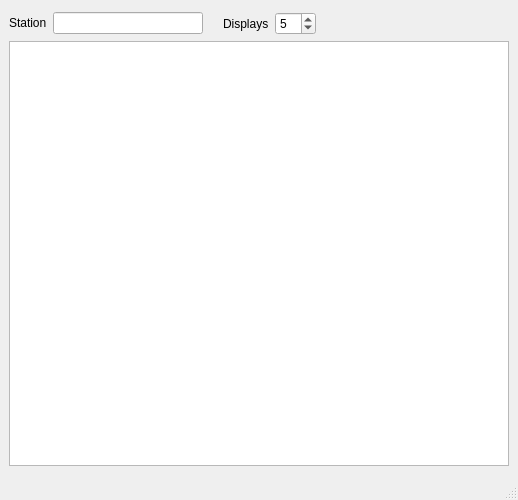
<?xml version="1.0" encoding="UTF-8"?>
<ui version="4.0">
 <class>MainWindow</class>
 <widget class="QMainWindow" name="MainWindow">
  <property name="geometry">
   <rect>
    <x>0</x>
    <y>0</y>
    <width>518</width>
    <height>500</height>
   </rect>
  </property>
  <property name="minimumSize">
   <size>
    <width>394</width>
    <height>500</height>
   </size>
  </property>
  <property name="windowTitle">
   <string>MainWindow</string>
  </property>
  <widget class="QWidget" name="mainWidget">
   <layout class="QVBoxLayout" name="verticalLayout">
    <property name="topMargin">
     <number>12</number>
    </property>
    <property name="bottomMargin">
     <number>12</number>
    </property>
    <item>
     <widget class="QWidget" name="settingsCluster" native="true">
      <property name="sizePolicy">
       <sizepolicy hsizetype="Maximum" vsizetype="Fixed">
        <horstretch>0</horstretch>
        <verstretch>0</verstretch>
       </sizepolicy>
      </property>
      <property name="layoutDirection">
       <enum>Qt::LayoutDirection::LeftToRight</enum>
      </property>
      <layout class="QHBoxLayout" name="horizontalLayout">
       <property name="spacing">
        <number>20</number>
       </property>
       <property name="leftMargin">
        <number>0</number>
       </property>
       <property name="topMargin">
        <number>0</number>
       </property>
       <property name="rightMargin">
        <number>0</number>
       </property>
       <property name="bottomMargin">
        <number>0</number>
       </property>
       <item>
        <widget class="QWidget" name="crsCluster" native="true">
         <property name="sizePolicy">
          <sizepolicy hsizetype="Minimum" vsizetype="Maximum">
           <horstretch>0</horstretch>
           <verstretch>0</verstretch>
          </sizepolicy>
         </property>
         <layout class="QHBoxLayout" name="horizontalLayout_4">
          <property name="leftMargin">
           <number>0</number>
          </property>
          <property name="topMargin">
           <number>0</number>
          </property>
          <property name="rightMargin">
           <number>0</number>
          </property>
          <property name="bottomMargin">
           <number>0</number>
          </property>
          <item>
           <widget class="QLabel" name="crsClusterLabel">
            <property name="sizePolicy">
             <sizepolicy hsizetype="Maximum" vsizetype="Minimum">
              <horstretch>0</horstretch>
              <verstretch>0</verstretch>
             </sizepolicy>
            </property>
            <property name="text">
             <string>Station</string>
            </property>
           </widget>
          </item>
          <item>
           <widget class="QLineEdit" name="crsClusterLineEdit">
            <property name="sizePolicy">
             <sizepolicy hsizetype="Preferred" vsizetype="Minimum">
              <horstretch>0</horstretch>
              <verstretch>0</verstretch>
             </sizepolicy>
            </property>
            <property name="minimumSize">
             <size>
              <width>150</width>
              <height>0</height>
             </size>
            </property>
            <property name="maximumSize">
             <size>
              <width>16777215</width>
              <height>16777215</height>
             </size>
            </property>
            <property name="inputMask">
             <string/>
            </property>
            <property name="text">
             <string/>
            </property>
            <property name="maxLength">
             <number>32767</number>
            </property>
           </widget>
          </item>
         </layout>
        </widget>
       </item>
       <item>
        <widget class="QWidget" name="displayCluster" native="true">
         <property name="sizePolicy">
          <sizepolicy hsizetype="Maximum" vsizetype="Maximum">
           <horstretch>0</horstretch>
           <verstretch>0</verstretch>
          </sizepolicy>
         </property>
         <layout class="QHBoxLayout" name="horizontalLayout_2">
          <property name="leftMargin">
           <number>0</number>
          </property>
          <property name="topMargin">
           <number>0</number>
          </property>
          <property name="rightMargin">
           <number>0</number>
          </property>
          <property name="bottomMargin">
           <number>0</number>
          </property>
          <item>
           <widget class="QLabel" name="displayClusterLabel">
            <property name="sizePolicy">
             <sizepolicy hsizetype="Maximum" vsizetype="Minimum">
              <horstretch>0</horstretch>
              <verstretch>0</verstretch>
             </sizepolicy>
            </property>
            <property name="text">
             <string>Displays</string>
            </property>
           </widget>
          </item>
          <item>
           <widget class="QSpinBox" name="displayClusterSpinner">
            <property name="sizePolicy">
             <sizepolicy hsizetype="Maximum" vsizetype="Minimum">
              <horstretch>0</horstretch>
              <verstretch>0</verstretch>
             </sizepolicy>
            </property>
            <property name="minimum">
             <number>0</number>
            </property>
            <property name="value">
             <number>5</number>
            </property>
           </widget>
          </item>
         </layout>
        </widget>
       </item>
      </layout>
     </widget>
    </item>
    <item>
     <widget class="QGraphicsView" name="graphicsView"/>
    </item>
   </layout>
  </widget>
  <widget class="QStatusBar" name="statusbar"/>
 </widget>
 <resources/>
 <connections/>
</ui>
